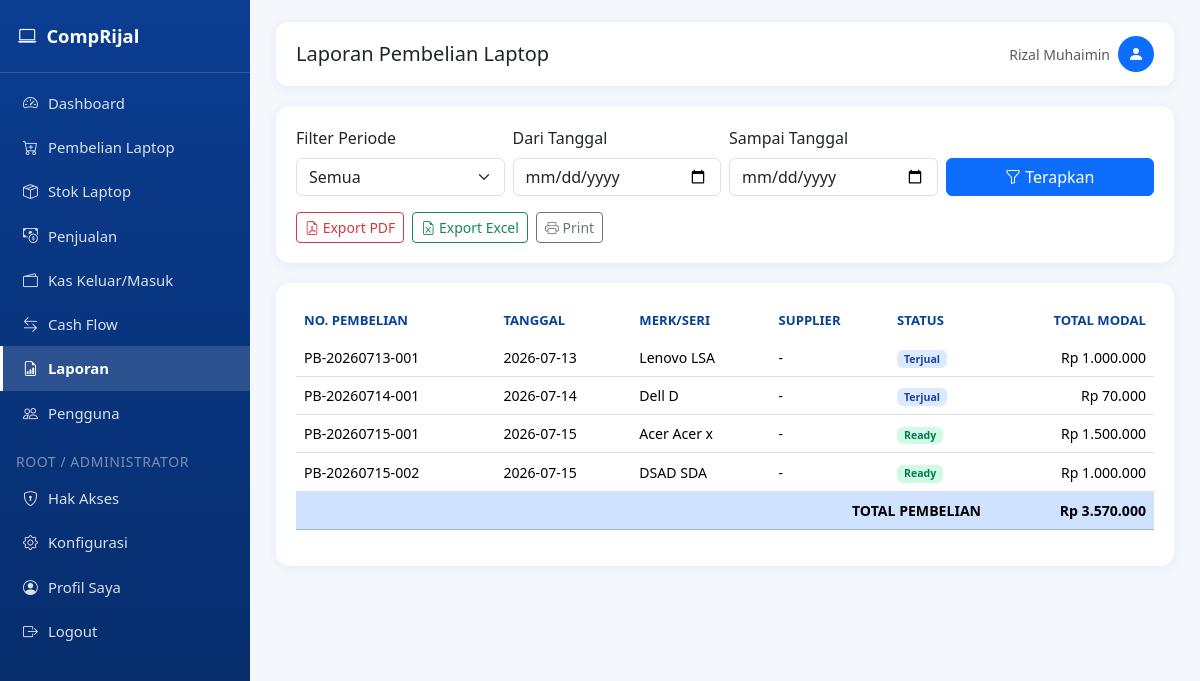
Before: /laporan/pembelian (signed in) with the older database file.
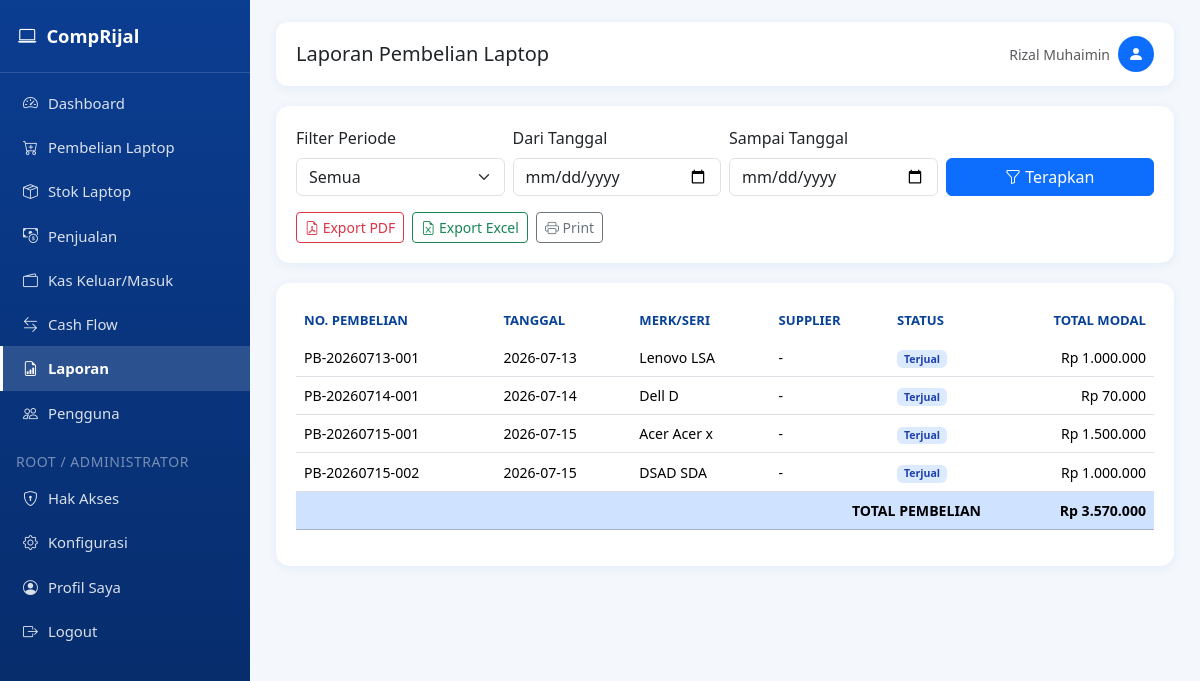
After: the same page with the newer database file.
### tables this page shows
CREATE TABLE laptop (
            id INTEGER PRIMARY KEY AUTOINCREMENT,
            nomor_pembelian TEXT UNIQUE NOT NULL,
            tanggal TEXT NOT NULL,
            merk TEXT,
            seri TEXT,
            processor TEXT,
            ram TEXT,
            storage TEXT,
            vga TEXT,
            warna TEXT,
            kondisi TEXT,
            kelengkapan TEXT,
            charger TEXT,
            tas TEXT,
            garansi TEXT,
            imei TEXT,
            harga_beli REAL DEFAULT 0,
            biaya_servis REAL DEFAULT 0,
            biaya_upgrade REAL DEFAULT 0,
            biaya_lain REAL DEFAULT 0,
            total_modal REAL DEFAULT 0,
            supplier TEXT,
            no_hp TEXT,
            catatan TEXT,
            status TEXT DEFAULT 'Ready',
            created_at TEXT DEFAULT CURRENT_TIMESTAMP
        );

### app.py (the view)
@app.route("/laporan/pembelian")
@page_required("laporan")
def laporan_pembelian():
    rows, total, filt, start_date, end_date = _laporan_pembelian_data()
    return render_template("laporan_pembelian.html", rows=rows, total=total, filt=filt,
                            start_date=start_date, end_date=end_date)

### app.py (called while the page is built)
def page_required(page_key):
    def wrapper(f):
        @wraps(f)
        def decorated(*args, **kwargs):
            if "user_id" not in session:
                flash("Silakan login terlebih dahulu.", "warning")
                return redirect(url_for("login"))
            if not has_page_access(session["user_id"], session.get("role"), page_key):
                flash("Anda tidak memiliki hak akses ke halaman ini. Hubungi administrator.", "danger")
                return redirect(url_for("dashboard"))
            return f(*args, **kwargs)
        return decorated
    return wrapper

def can_access_page(page_key: str) -> bool:
    if "user_id" not in session:
        return False
    if page_key in {"konfigurasi", "hak_akses"}:
        return session.get("role") in ("root", "administrator")
    return has_page_access(session["user_id"], session.get("role"), page_key)

@app.context_processor
def inject_globals():
    return {
        "rp": reports.rp,
        "current_year": datetime.now().year,
        "now_date": datetime.now().strftime("%Y-%m-%d"),
        "app_settings": get_all_settings(),
        "can_access_page": can_access_page,
    }

### templates/laporan_pembelian.html (shortened to what this page needs)
{% extends "base.html" %}
{% block page_title %}Laporan Pembelian Laptop{% endblock %}
{% block content %}
<div class="card-panel">
    {% include "_filter_periode.html" %}
    <div class="mt-3 d-flex gap-2 no-print">
        <a href="{{ url_for('laporan_pembelian_pdf', filter=filt, start_date=start_date, end_date=end_date) }}" class="btn btn-outline-danger btn-sm" target="_blank"><i class="bi bi-file-earmark-pdf"></i> Export PDF</a>
        <a href="{{ url_for('laporan_pembelian_excel', filter=filt, start_date=start_date, end_date=end_date) }}" class="btn btn-outline-success btn-sm"><i class="bi bi-file-earmark-excel"></i> Export Excel</a>
        <button class="btn btn-outline-secondary btn-sm" onclick="window.print()"><i class="bi bi-printer"></i> Print</button>
    </div>
</div>
<div class="card-panel">
    <div class="table-responsive">
        <table class="table table-hover align-middle">
            <thead>
                <tr>
                    <th>No. Pembelian</th><th>Tanggal</th><th>Merk/Seri</th><th>Supplier</th><th>Status</th><th class="text-end">Total Modal</th>
                </tr>
            </thead>
            <tbody>
                {% for r in rows %}
                <tr>
                    <td>{{ r.nomor_pembelian }}</td>
                    <td>{{ r.tanggal }}</td>
                    <td>{{ r.merk }} {{ r.seri }}</td>
                    <td>{{ r.supplier or '-' }}</td>
                    <td>{% if r.status == 'Ready' %}<span class="badge badge-ready">Ready</span>{% else %}<span class="badge badge-terjual">Terjual</span>{% endif %}</td>
                    <td class="text-end">{{ rp(r.total_modal) }}</td>
                </tr>
                {% else %}
                <tr><td colspan="6" class="text-center text-muted py-4">Tidak ada data pada periode ini.</td></tr>
                {% endfor %}
            </tbody>
            <tfoot>
                <tr class="table-primary fw-bold">
                    <td colspan="5" class="text-end">TOTAL PEMBELIAN</td>
                    <td class="text-end">{{ rp(total) }}</td>
                </tr>
            </tfoot>
        </table>
    </div>
</div>
{% endblock %}

Changed rows visible on the page:
changed laptop "PB-20260715-001": status "Ready" → "Terjual"
changed laptop "PB-20260715-002": status "Ready" → "Terjual"
